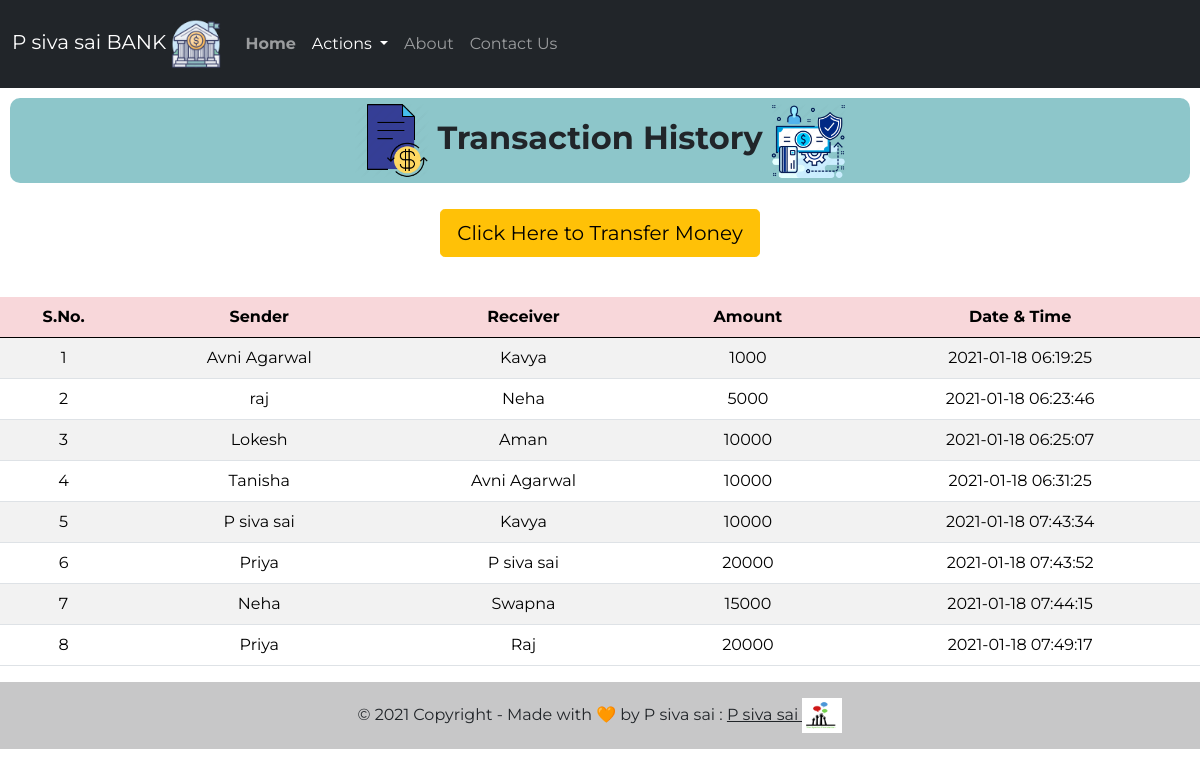
The page /history.php on the database its author committed.
### tables this page shows
CREATE TABLE `transaction` (
  `sno` int(3) NOT NULL,
  `sender` text NOT NULL,
  `receiver` text NOT NULL,
  `balance` int(8) NOT NULL,
  `datetime` datetime NOT NULL DEFAULT current_timestamp()
);

### history.php (the view, shortened to what this page needs)
<!doctype html>
<html lang="en">
<head>
    <link href="https://cdn.jsdelivr.net/npm/bootstrap@5.0.0-beta1/dist/css/bootstrap.min.css" rel="stylesheet"
>
    <link rel="stylesheet" href="css/style3.css">
</head>
<body>
    <nav class="navbar py-2 navbar-expand-lg navbar-dark bg-dark">
        <div class="container-fluid">
        <a class="navbar-brand" href="#">P siva sai BANK <img src="logo.webp" alt="Bank" width="50" height="50"></a>
            <div class="collapse navbar-collapse" id="navbarSupportedContent">
                <ul class="navbar-nav me-auto mb-8 mb-lg-0">
                    <li class="nav-item py-3">
                        <a class="nav-link" aria-current="page" href="index.php"><strong>Home</strong></a>
                    </li>
                    <li class="nav-item dropdown py-3">
                        <a class="nav-link dropdown-toggle active" href="#" id="navbarDropdown" role="button"
                            data-bs-toggle="dropdown" aria-expanded="false">
                            Actions
                        </a>
                    </li>
                    <li class="nav-item py-3">
                        <a class="nav-link" href="https://www.linkedin.com/in/p-siva-sai-10686417a/ "target="_blank">About</a>
                    </li>
                    <li class="nav-item py-3">
                        <a class="nav-link" href="contact.php">Contact Us</a>
                    </li>
                </ul>
            </div>
        </div>
    </nav>
<class class="welcome">
        <h2>
            <img src="t1.png" alt="Bank" width="75" height="75" style="font-weight: bold;"> <strong>Transaction History</strong> <img
                src="t2.webp" alt="Bank" width="75" height="75">
        </h2>
    </class>
<div class="d-grip gap-2 col-6 mx-auto text-center p-3 mb-2">
    <a href="money.php"><button type="button" class="btn btn-warning btn-lg mb-3">Click Here to Transfer Money</button></a>
</div>
       <div class="table-responsive-sm">
    <table class="table table-hover table-striped">
        <thead style="color : black;" class="table-danger">
            <tr>
                <th class="text-center">S.No.</th>
                <th class="text-center">Sender</th>
                <th class="text-center">Receiver</th>
                <th class="text-center">Amount</th>
                <th class="text-center">Date & Time</th>
            </tr>
        </thead>
        <tbody>
        <?php
include 'connect.php';
$sql ="select * from transaction";
$query =mysqli_query($conn, $sql);
while($rows = mysqli_fetch_assoc($query))
{
?>
<tr style="color : black;">
            <td class="text-center py-2"><?php echo $rows['sno']; ?></td>
            <td class="text-center py-2"><?php echo $rows['sender']; ?></td>
            <td class="text-center py-2"><?php echo $rows['receiver']; ?></td>
            <td class="text-center py-2"><?php echo $rows['balance']; ?> </td>
            <td class="text-center py-2"><?php echo $rows['datetime']; ?> </td>
        <?php
            }
        ?>
        </tbody>
    </table>
    </div>
    <div class="foot">
        <footer class="bg-light text-center text-lg-start">
            <div class="text-center p-3" style="background-color: rgba(0, 0, 0, 0.2)">
                © 2021 Copyright - Made with 🧡 by P siva sai :
                <a class="text-dark" href="https://www.linkedin.com/in/p-siva-sai-10686417a/" target="_blank"> P siva sai <img src="tsf.png" alt="" width="40" height="35"></a>
            </div>
        </footer>
    </div>
</body>
</html>

### style3.css (style rules this page uses)
* { font-family: 'Montserrat', sans-serif; }
.welcome h2 { margin: 10px; padding: 5px; text-align: center; background-color:rgba(141, 198, 202, 0.993) ; border-radius: 10px; }

### rows shown on the page
transaction: sno "1", sender "Avni Agarwal", receiver "Kavya", balance "1000", datetime "2021-01-18 06:19:25"
transaction: sno "2", sender "raj", receiver "Neha", balance "5000", datetime "2021-01-18 06:23:46"
transaction: sno "3", sender "Lokesh", receiver "Aman", balance "10000", datetime "2021-01-18 06:25:07"
transaction: sno "4", sender "Tanisha", receiver "Avni Agarwal", balance "10000", datetime "2021-01-18 06:31:25"
transaction: sno "5", sender "P siva sai", receiver "Kavya", balance "10000", datetime "2021-01-18 07:43:34"
transaction: sno "6", sender "Priya", receiver "P siva sai", balance "20000", datetime "2021-01-18 07:43:52"
transaction: sno "7", sender "Neha", receiver "Swapna", balance "15000", datetime "2021-01-18 07:44:15"
transaction: sno "8", sender "Priya", receiver "Raj", balance "20000", datetime "2021-01-18 07:49:17"
